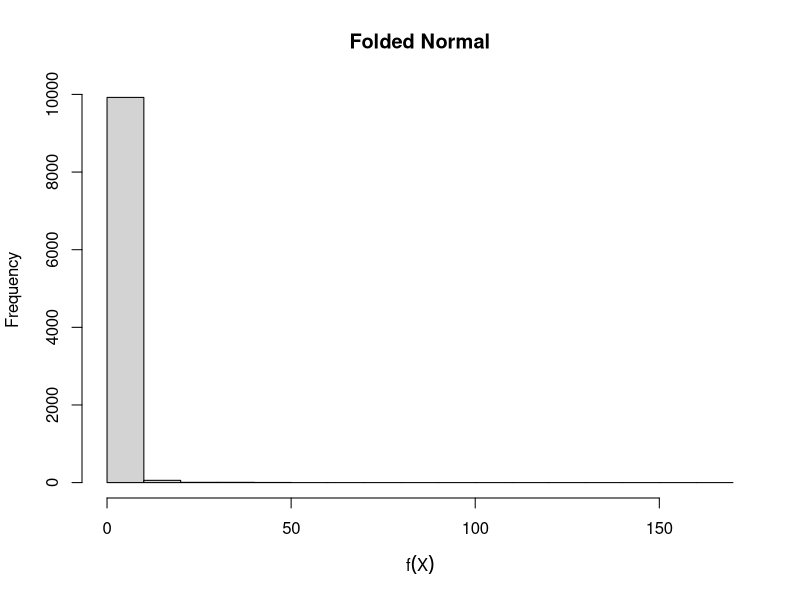
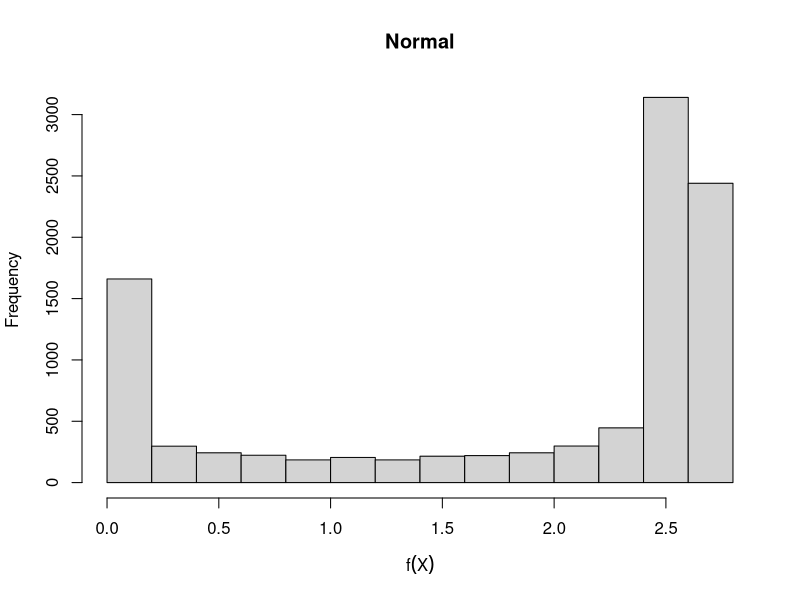
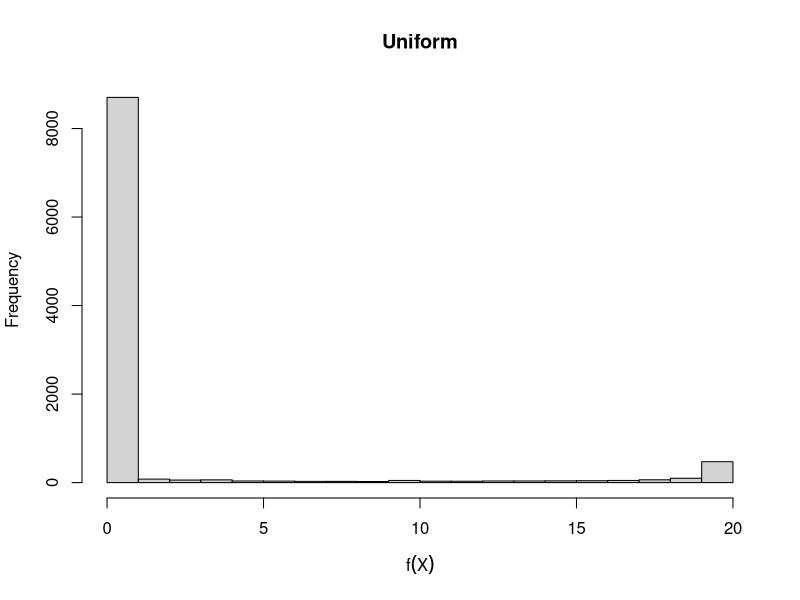

The R source for these figures, in order:
## ---- chunk 1
knitr::opts_chunk$set(cache=TRUE)
set.seed(1)
library(xtable)
# define target functions for MC estimate
mc1 <- function(x){
  # folded normal target
  return(sqrt(2*pi/abs(x)))
}

mc2 <- function(x){
  # normal target
  exp(-x^4)/dnorm(x)
}

mc3 <- function(x){
  # uniform target
  return(20*exp(-x^4))
}
mcSE <- function(values){
  # this function calculates the standard error
  # of an MC estimate with target function values
  # eg values should be vector of f(x_i)
  return(sqrt(var(values)/length(values)))
}
# folded normal
draws <- rnorm(10000)
values <- sapply(draws,mc1)
# normal
draws2 <- rnorm(10000)
values2 <- sapply(draws2,mc2)
# uniform
draws3 <- runif(10000,min=-10,max=10)
values3 <- sapply(draws3,mc3)
# plot histograms
pdf(file="mc1hist.pdf")
hist(values*2^(-5/4), xlab = expression(f(X)),
     main = "Folded Normal")
dev.off()
pdf(file="mc2hist.pdf")
hist(values2, xlab = expression(f(X)),
     main = "Normal")
dev.off()
pdf(file="mc3hist.pdf")
hist(values3, xlab = expression(f(X)),
     main = "Uniform")
dev.off()
# put results in a data frame and display with xtable
mc.mean <- mean(values)*2^(-5/4)
mc.sd<- 2^(-10/4)*sd(values)/sqrt(length(values))
means <- c(gamma(1/4)/2,mc.mean,mean(values2),mean(values3))
SEs <- c(NA, mcSE(values),mcSE(values2),mcSE(values3))
mc.df <- data.frame(Mean = means, SE = SEs, 
                    row.names = c("True value", "row.names
                                  Normal", "Full Normal",  
                                  "Truncated Uniform"))
xtable(mc.df)
